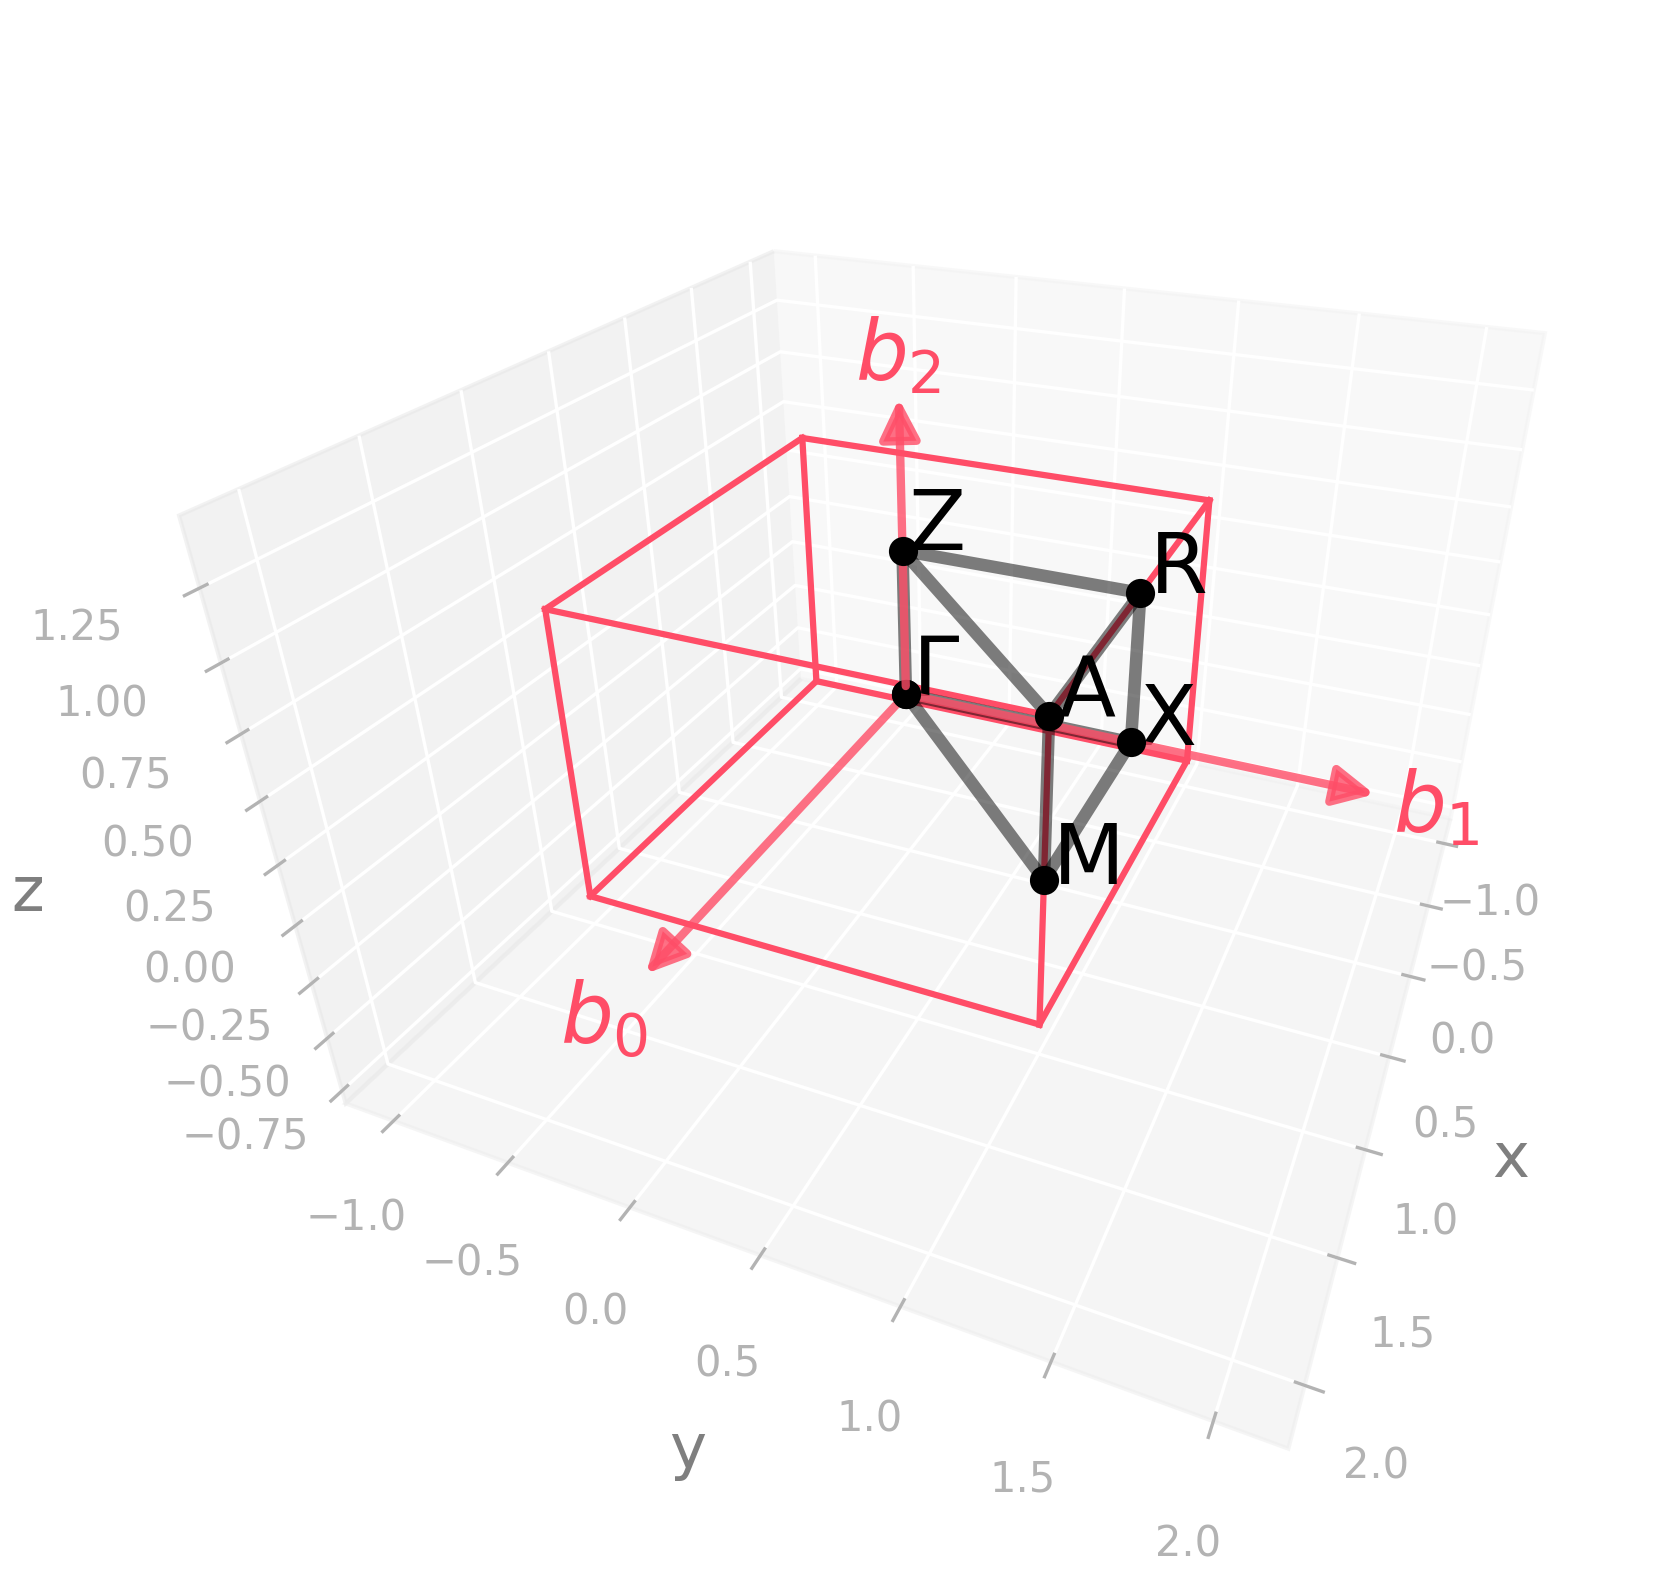

Source code (Python):
import radtools as rad

l = rad.lattice_example("TET")
l.plot("brillouin-kpath")
# Save an image:
l.savefig("tet_brillouin.png", elev=30, azim=23, dpi=300, bbox_inches="tight")
# Interactive plot:
l.show(elev=30, azim=23)
